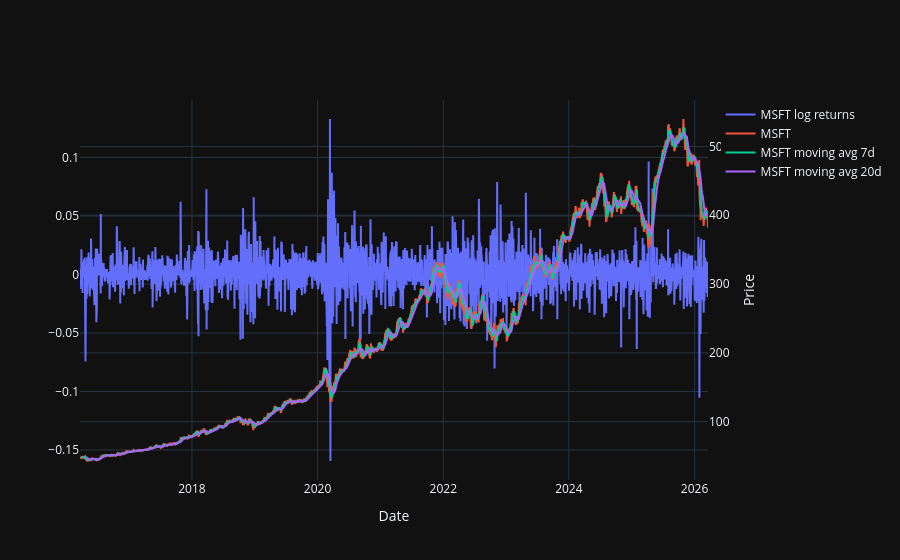

Notebook code cell kept with this figure:
### Code cell
fig=go.Figure()
fig.add_trace(go.Scatter(x=msft_df.index,y=msft_df['lreturns'],mode='lines',name=msft+' log returns',yaxis='y2'))
fig.add_trace(go.Scatter(x=msft_df.index,y=msft_df['Close'],mode='lines',name=msft,yaxis='y1'))
fig.add_trace(go.Scatter(x=msft_df.index,y=msft_df['moving_avg_7d'],mode='lines',name=msft+' moving avg 7d',yaxis='y1'))
fig.add_trace(go.Scatter(x=msft_df.index,y=msft_df['moving_avg_20d'],mode='lines',name=msft+' moving avg 20d',yaxis='y1'))
fig.update_layout(yaxis=dict(overlaying='y2', side='right'),xaxis_title='Date',yaxis_title='Price',showlegend=True)
fig.show()

### Figure 1 — Plotly figure (JSON) as saved in the notebook; plotly's stock layout.template omitted (floating-point values rounded to 4 significant figures; data arrays with more than 128 entries replaced by an {"elided": "..."} marker saying what was removed)
{"data": [{"mode": "lines", "name": "MSFT log returns", "x": {"elided": "2515 str values"}, "y": {"elided": "2515 float values"}, "yaxis": "y2", "type": "scatter"}, {"mode": "lines", "name": "MSFT", "x": {"elided": "2515 str values"}, "y": {"elided": "2515 float values"}, "yaxis": "y", "type": "scatter"}, {"mode": "lines", "name": "MSFT moving avg 7d", "x": {"elided": "2515 str values"}, "y": {"elided": "2515 float values"}, "yaxis": "y", "type": "scatter"}, {"mode": "lines", "name": "MSFT moving avg 20d", "x": {"elided": "2515 str values"}, "y": {"elided": "2515 float values"}, "yaxis": "y", "type": "scatter"}], "layout": {"yaxis": {"overlaying": "y2", "side": "right", "title": {"text": "Price"}}, "xaxis": {"title": {"text": "Date"}}, "showlegend": true}}
